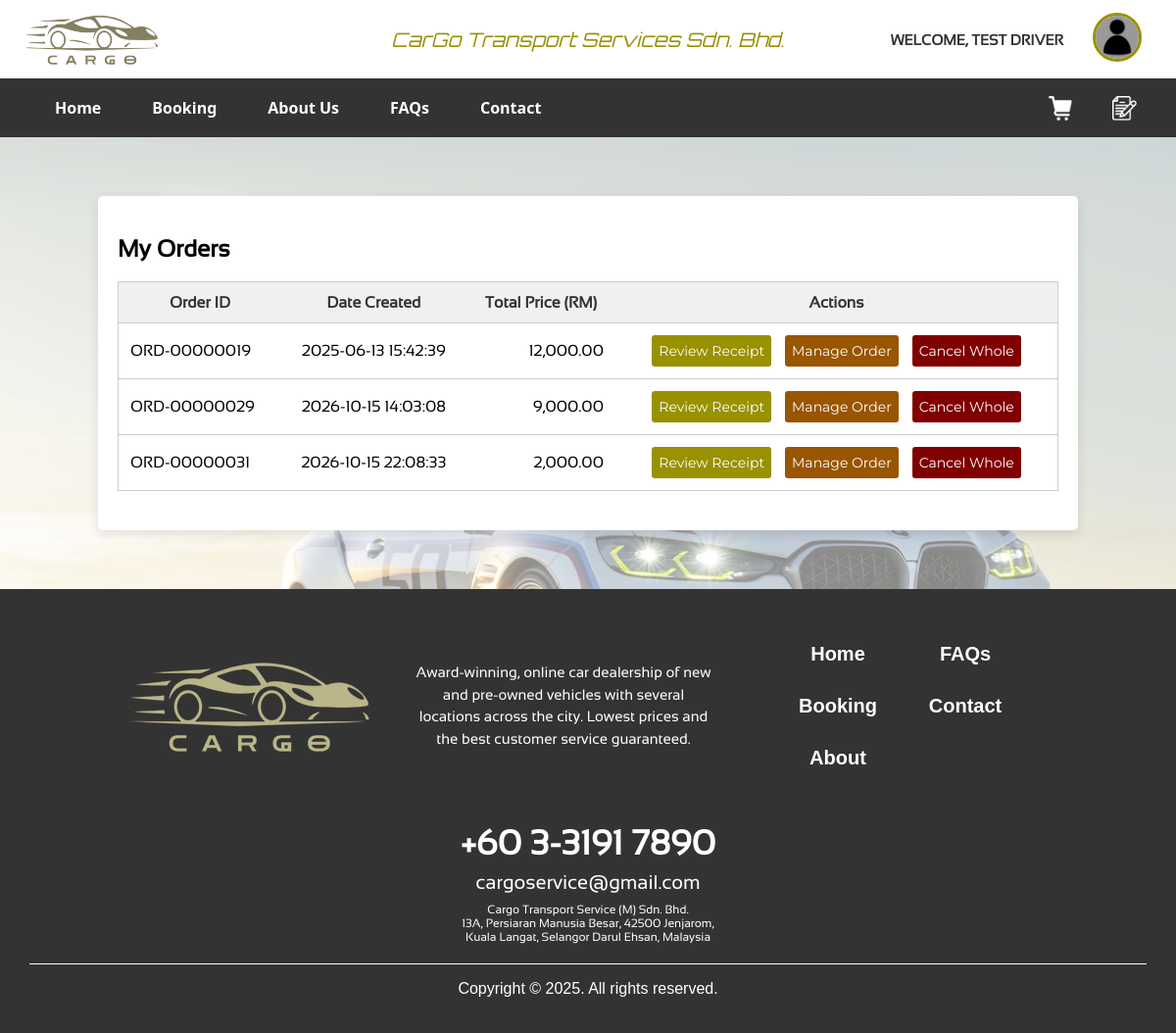
Page /order.php (signed in) on the committed database.
### tables this page shows
CREATE TABLE `orders` (
  `order_id` int(11) NOT NULL AUTO_INCREMENT,
  `user_id` int(11) NOT NULL,
  `username` varchar(100) DEFAULT NULL,
  `full_name` varchar(150) DEFAULT NULL,
  `email` varchar(100) DEFAULT NULL,
  `phone_number` varchar(20) DEFAULT NULL,
  `payment_method` enum('card','bank','cash') NOT NULL,
  `card_number` varchar(30) DEFAULT NULL,
  `cardholder_name` varchar(100) DEFAULT NULL,
  `bank_name` varchar(100) DEFAULT NULL,
  `bank_account` varchar(100) DEFAULT NULL,
  `created_at` timestamp NOT NULL DEFAULT current_timestamp(),
  `addition_payment` decimal(10,2) NOT NULL DEFAULT 0.00,
  `total_price` decimal(10,2) NOT NULL DEFAULT 0.00,
  PRIMARY KEY (`order_id`)
);

### order.php (the view, shortened to what this page needs)
<?php
    require_once "include/connection.php";
    $user_id = $_SESSION['user_id'];
    $sql = "SELECT * FROM orders WHERE user_id = ?";
    $stmt = $conn->prepare($sql);
    $stmt->bind_param("i", $user_id);
    $stmt->execute();
    $result = $stmt->get_result();
    $orders = $result->fetch_all(MYSQLI_ASSOC);
?>
<!DOCTYPE html>
<html lang="en">
<head>
    <link rel="stylesheet" href="styles/main.css">
    <link rel="stylesheet" href="styles/font.css">
    <link rel="stylesheet" href="styles/notification.css">
    <link rel="stylesheet" href="styles/order_list.css">
</head>
<body>
    <?php include("include/header.php") ?>
    <div id="mainContent" class="main-content">
        <div class="order-container">
            <?php if(!empty($orders)): ?>
                <h2 class="order-title">My Orders</h2>
                    <table class="order-table">
                        <thead>
                            <tr>
                                <th>Order ID</th>
                                <th>Date Created</th>
                                <th>Total Price (RM)</th>
                                <th>Actions</th>
                            </tr>
                        </thead>
                        <tbody>
                            <?php foreach ($orders as $order): ?>
                                <tr>
                                    <?php
                                        $formatted_order_id = 'ORD-' . str_pad($order['order_id'],
                                            8, '0', STR_PAD_LEFT);
                                    ?>
                                    <td id="str"><?= htmlspecialchars($formatted_order_id) ?></td>
                                    <td id><?= htmlspecialchars($order['created_at']) ?></td>
                                    <td id="num"><?= number_format($order['total_price'], 2) ?></td>
                                    <td id="actionSection">
                                        <a href="order_receipt.php?order_id=<?= $order['order_id'] ?>"
                                            class="order-btn" id="review">Review Receipt
                                        </a>
                                        <a href="order_item.php?order_id=<?= $order['order_id'] ?>"
                                            class="order-btn" id="manage">Manage Order
                                        </a>
                                        <button class="order-btn" id="cancel" onclick="
                                            openDeleteWholeModal(<?= $order['order_id'] ?>)">Cancel Whole
                                        </button>
                                    </td>
                                </tr>
                            <?php endforeach; ?>
                        </tbody>
                    </table>
            <?php endif; ?>
        </div>
    </div>
    <?php include("include/footer.php") ?>
</body>
</html>

### styles/main.css (style rules this page uses)
*, *::before, *::after { box-sizing: border-box; }
html, body { width: 100%; overflow-x: hidden; margin: 0; padding: 0; background-color: #f9f9f9; }

### styles/order_list.css (style rules this page uses)
body { background-image: url('../images/OrderBG.png'); background-size: cover; background-position: center; background-repeat: no-repeat; background-attachment: fixed; }
.main-content { background-color: rgba(255, 255, 255, 0.5); padding: 20px; }
.order-container { width: 90%; max-width: 1000px; margin: 40px auto; background: #fff; padding: 20px; border-radius: 5px; box-shadow: 0 4px 12px rgba(0, 0, 0, 0.1); font-family: 'Sansation', sans-serif; }
.order-table { width: 100%; border-collapse: collapse; margin-bottom: 20px; border-left: 1px solid #ccc; border-right: 1px solid #ccc; border-top: 1px solid #ccc; }
th, td { padding: 12px; border-bottom: 1px solid #ccc; text-align: center; }
th { background-color: #f0f0f0; color: #333; }
#num { text-align: right; }
#str { text-align: left; }
.order-btn { border: none; border-radius: 3px; color: white; margin: 0 5px; padding: 7px; display: inline-block; text-decoration: none; font-family: Montserrat; font-size: 14px; transition: background-color 0.3s ease, color 0.3s ease, transform 0.3s ease, font-weight 0.3s ease; }
#review { background-color: #999100; }
#manage { background-color: #995500; }
#cancel { background-color: maroon; }

### rows in the picture
orders: order_id "ORD-00000019", created_at "2025-06-13 15:42:39", total_price "12,000.00"
orders: order_id "ORD-00000029", created_at "2026-10-15 14:03:08", total_price "9,000.00"
orders: order_id "ORD-00000031", created_at "2026-10-15 22:08:33", total_price "2,000.00"

### other values in the picture
$fullName "TEST DRIVER"
